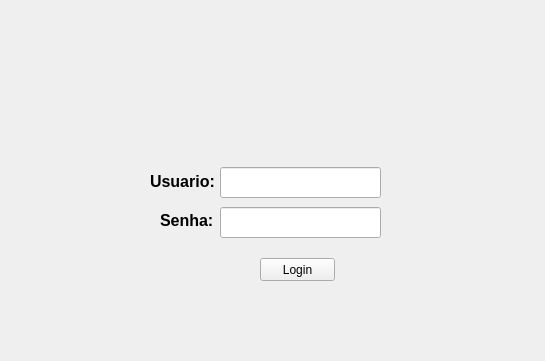
<?xml version="1.0" encoding="UTF-8"?>
<ui version="4.0">
 <class>MainWindow</class>
 <widget class="QMainWindow" name="MainWindow">
  <property name="geometry">
   <rect>
    <x>0</x>
    <y>0</y>
    <width>545</width>
    <height>361</height>
   </rect>
  </property>
  <property name="windowTitle">
   <string>MainWindow</string>
  </property>
  <widget class="QWidget" name="centralwidget">
   <widget class="QPushButton" name="pushButtonLogin">
    <property name="geometry">
     <rect>
      <x>260</x>
      <y>258</y>
      <width>75</width>
      <height>23</height>
     </rect>
    </property>
    <property name="text">
     <string>Login</string>
    </property>
   </widget>
   <widget class="QLineEdit" name="lineEditUsuario">
    <property name="geometry">
     <rect>
      <x>220</x>
      <y>167</y>
      <width>161</width>
      <height>31</height>
     </rect>
    </property>
   </widget>
   <widget class="QLineEdit" name="lineEditSenha">
    <property name="geometry">
     <rect>
      <x>220</x>
      <y>207</y>
      <width>161</width>
      <height>31</height>
     </rect>
    </property>
   </widget>
   <widget class="QLabel" name="labelUsuario">
    <property name="geometry">
     <rect>
      <x>150</x>
      <y>171</y>
      <width>71</width>
      <height>21</height>
     </rect>
    </property>
    <property name="font">
     <font>
      <pointsize>12</pointsize>
      <weight>75</weight>
      <bold>true</bold>
     </font>
    </property>
    <property name="text">
     <string>Usuario:</string>
    </property>
   </widget>
   <widget class="QLabel" name="labelSenha">
    <property name="geometry">
     <rect>
      <x>160</x>
      <y>210</y>
      <width>61</width>
      <height>21</height>
     </rect>
    </property>
    <property name="font">
     <font>
      <pointsize>12</pointsize>
      <weight>75</weight>
      <bold>true</bold>
     </font>
    </property>
    <property name="text">
     <string>Senha:</string>
    </property>
   </widget>
  </widget>
 </widget>
 <resources/>
 <connections/>
</ui>
